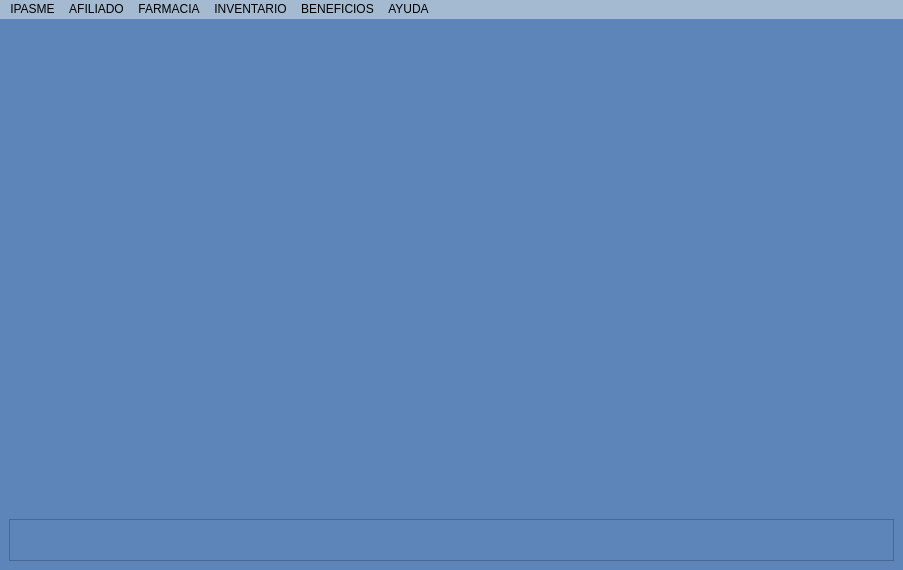
<?xml version="1.0" encoding="UTF-8"?>
<ui version="4.0">
 <class>MainWindow</class>
 <widget class="QMainWindow" name="MainWindow">
  <property name="geometry">
   <rect>
    <x>0</x>
    <y>0</y>
    <width>903</width>
    <height>570</height>
   </rect>
  </property>
  <property name="sizePolicy">
   <sizepolicy hsizetype="Maximum" vsizetype="Maximum">
    <horstretch>0</horstretch>
    <verstretch>0</verstretch>
   </sizepolicy>
  </property>
  <property name="windowTitle">
   <string>IPASME</string>
  </property>
  <property name="windowIcon">
   <iconset resource="../assets/resources.qrc">
    <normaloff>:/logo_ipasme/icons/IPASME-logo-DABC2AE9B1-seeklogo.com.png</normaloff>:/logo_ipasme/icons/IPASME-logo-DABC2AE9B1-seeklogo.com.png</iconset>
  </property>
  <property name="styleSheet">
   <string notr="true">background-color: rgb(94, 133, 185);</string>
  </property>
  <property name="animated">
   <bool>true</bool>
  </property>
  <property name="documentMode">
   <bool>false</bool>
  </property>
  <widget class="QWidget" name="centralwidget">
   <layout class="QVBoxLayout" name="verticalLayout">
    <item>
     <layout class="QGridLayout" name="gridLayout">
      <item row="1" column="1">
       <widget class="QLabel" name="label">
        <property name="text">
         <string>&lt;html&gt;&lt;head/&gt;&lt;body&gt;&lt;p&gt;&lt;img src=&quot;:/logo_ipasme/icons/7192de9b3edb2bbe.png&quot;/&gt;&lt;/p&gt;&lt;/body&gt;&lt;/html&gt;</string>
        </property>
       </widget>
      </item>
      <item row="2" column="1">
       <spacer name="verticalSpacer_2">
        <property name="orientation">
         <enum>Qt::Vertical</enum>
        </property>
        <property name="sizeHint" stdset="0">
         <size>
          <width>20</width>
          <height>40</height>
         </size>
        </property>
       </spacer>
      </item>
      <item row="0" column="1">
       <spacer name="verticalSpacer">
        <property name="orientation">
         <enum>Qt::Vertical</enum>
        </property>
        <property name="sizeHint" stdset="0">
         <size>
          <width>20</width>
          <height>40</height>
         </size>
        </property>
       </spacer>
      </item>
      <item row="1" column="2">
       <spacer name="horizontalSpacer">
        <property name="orientation">
         <enum>Qt::Horizontal</enum>
        </property>
        <property name="sizeHint" stdset="0">
         <size>
          <width>40</width>
          <height>20</height>
         </size>
        </property>
       </spacer>
      </item>
      <item row="1" column="0">
       <spacer name="horizontalSpacer_2">
        <property name="orientation">
         <enum>Qt::Horizontal</enum>
        </property>
        <property name="sizeHint" stdset="0">
         <size>
          <width>40</width>
          <height>20</height>
         </size>
        </property>
       </spacer>
      </item>
     </layout>
    </item>
    <item>
     <widget class="QFrame" name="frame">
      <property name="frameShape">
       <enum>QFrame::StyledPanel</enum>
      </property>
      <property name="frameShadow">
       <enum>QFrame::Raised</enum>
      </property>
      <layout class="QHBoxLayout" name="horizontalLayout">
       <item>
        <spacer name="horizontalSpacer_3">
         <property name="orientation">
          <enum>Qt::Horizontal</enum>
         </property>
         <property name="sizeHint" stdset="0">
          <size>
           <width>40</width>
           <height>20</height>
          </size>
         </property>
        </spacer>
       </item>
       <item>
        <widget class="QPushButton" name="pushButton">
         <property name="enabled">
          <bool>false</bool>
         </property>
         <property name="styleSheet">
          <string notr="true"/>
         </property>
         <property name="text">
          <string/>
         </property>
         <property name="icon">
          <iconset resource="../assets/resources.qrc">
           <normaloff>:/logo_mercuryweb/icons/mercury-icon.png</normaloff>
           <disabledoff>:/logo_mercuryweb/icons/mercury-icon.png</disabledoff>:/logo_mercuryweb/icons/mercury-icon.png</iconset>
         </property>
         <property name="iconSize">
          <size>
           <width>132</width>
           <height>37</height>
          </size>
         </property>
         <property name="flat">
          <bool>true</bool>
         </property>
        </widget>
       </item>
      </layout>
     </widget>
    </item>
   </layout>
  </widget>
  <widget class="QMenuBar" name="menubar">
   <property name="geometry">
    <rect>
     <x>0</x>
     <y>0</y>
     <width>903</width>
     <height>21</height>
    </rect>
   </property>
   <property name="styleSheet">
    <string notr="true">background-color: rgb(164, 186, 209);</string>
   </property>
   <widget class="QMenu" name="menuIPASME">
    <property name="styleSheet">
     <string notr="true"/>
    </property>
    <property name="title">
     <string>IPASME</string>
    </property>
    <addaction name="actionGenerar_Respaldo"/>
    <addaction name="actionCambio_Usuario"/>
    <addaction name="separator"/>
    <addaction name="actionAdmin_Perfil"/>
    <addaction name="actionSalir"/>
   </widget>
   <widget class="QMenu" name="menuAFILIADO">
    <property name="title">
     <string>AFILIADO</string>
    </property>
    <addaction name="actionRegistro"/>
    <addaction name="actionModificar"/>
    <addaction name="separator"/>
    <addaction name="actionCulminar_Afil_2"/>
    <addaction name="actionReportes"/>
   </widget>
   <widget class="QMenu" name="menuFARMACIA">
    <property name="title">
     <string>FARMACIA</string>
    </property>
    <addaction name="actionEntrega_Medicina"/>
    <addaction name="actionIngreso_de_Medicina"/>
    <addaction name="separator"/>
    <addaction name="actionReporte_de_Entrega"/>
    <addaction name="actionReporte_de_Ingreso"/>
   </widget>
   <widget class="QMenu" name="menuINVENTARIO">
    <property name="title">
     <string>INVENTARIO</string>
    </property>
    <addaction name="actionEntrada_de_Inventario"/>
    <addaction name="actionOrden_de_Salida"/>
    <addaction name="actionActualizar_Inventario"/>
    <addaction name="separator"/>
    <addaction name="actionReporte"/>
   </widget>
   <widget class="QMenu" name="menuBENEFICIOS">
    <property name="title">
     <string>BENEFICIOS</string>
    </property>
    <addaction name="actionCreditos_H"/>
    <addaction name="actionParto_Humanitario"/>
    <addaction name="actionCitas_Odontologicas"/>
    <addaction name="separator"/>
    <addaction name="actionReportes_2"/>
   </widget>
   <widget class="QMenu" name="menuAYUDA">
    <property name="title">
     <string>AYUDA</string>
    </property>
    <addaction name="actionAyuda"/>
    <addaction name="actionAcerca_de"/>
   </widget>
   <addaction name="menuIPASME"/>
   <addaction name="menuAFILIADO"/>
   <addaction name="menuFARMACIA"/>
   <addaction name="menuINVENTARIO"/>
   <addaction name="menuBENEFICIOS"/>
   <addaction name="menuAYUDA"/>
  </widget>
  <action name="actionGenerar_Respaldo">
   <property name="text">
    <string>Generar Respaldo</string>
   </property>
  </action>
  <action name="actionCambio_Usuario">
   <property name="text">
    <string>Cambio Usuario</string>
   </property>
  </action>
  <action name="actionAdmin_Perfil">
   <property name="text">
    <string>Administrar Perfil</string>
   </property>
  </action>
  <action name="actionSalir">
   <property name="text">
    <string>Salir</string>
   </property>
  </action>
  <action name="actionRegistro">
   <property name="text">
    <string>Registro</string>
   </property>
  </action>
  <action name="actionModificar">
   <property name="text">
    <string>Modificar</string>
   </property>
  </action>
  <action name="actionCulminar_Afil">
   <property name="text">
    <string>Culminar Afil</string>
   </property>
  </action>
  <action name="actionCulminar_Afil_2">
   <property name="text">
    <string>Culminar Afil</string>
   </property>
  </action>
  <action name="actionReportes">
   <property name="text">
    <string>Reportes</string>
   </property>
  </action>
  <action name="actionEntrega_Medicina">
   <property name="text">
    <string>Entrega Medicina</string>
   </property>
  </action>
  <action name="actionIngreso_de_Medicina">
   <property name="text">
    <string>Ingreso de Medicina</string>
   </property>
  </action>
  <action name="actionReportes_de_Entrega">
   <property name="text">
    <string>Reportes de Entrega</string>
   </property>
  </action>
  <action name="actionReporte_de_Entrega">
   <property name="text">
    <string>Reporte de Entrega</string>
   </property>
  </action>
  <action name="actionReporte_de_Ingreso">
   <property name="text">
    <string>Reporte de Ingreso</string>
   </property>
  </action>
  <action name="actionEntrada_de_Inventario">
   <property name="text">
    <string>Entrada de Inventario</string>
   </property>
  </action>
  <action name="actionOrden_de_Salida">
   <property name="text">
    <string>Orden de Salida</string>
   </property>
  </action>
  <action name="actionActualizar_Inventario">
   <property name="text">
    <string>Actualizar Inventario</string>
   </property>
  </action>
  <action name="actionReporte">
   <property name="text">
    <string>Reporte</string>
   </property>
  </action>
  <action name="actionCreditos_H">
   <property name="text">
    <string>Creditos H</string>
   </property>
  </action>
  <action name="actionParto_Humanitario">
   <property name="text">
    <string>Parto H</string>
   </property>
  </action>
  <action name="actionCitas_Odontologicas">
   <property name="text">
    <string>Citas Odontológicas</string>
   </property>
  </action>
  <action name="actionReportes_2">
   <property name="text">
    <string>Reportes</string>
   </property>
  </action>
  <action name="actionAyuda">
   <property name="text">
    <string>Ayuda</string>
   </property>
  </action>
  <action name="actionAcerca_de">
   <property name="text">
    <string>Acerca de</string>
   </property>
  </action>
 </widget>
 <resources>
  <include location="../assets/resources.qrc"/>
 </resources>
 <connections>
  <connection>
   <sender>actionSalir</sender>
   <signal>triggered()</signal>
   <receiver>MainWindow</receiver>
   <slot>close()</slot>
   <hints>
    <hint type="sourcelabel">
     <x>-1</x>
     <y>-1</y>
    </hint>
    <hint type="destinationlabel">
     <x>390</x>
     <y>275</y>
    </hint>
   </hints>
  </connection>
 </connections>
</ui>
